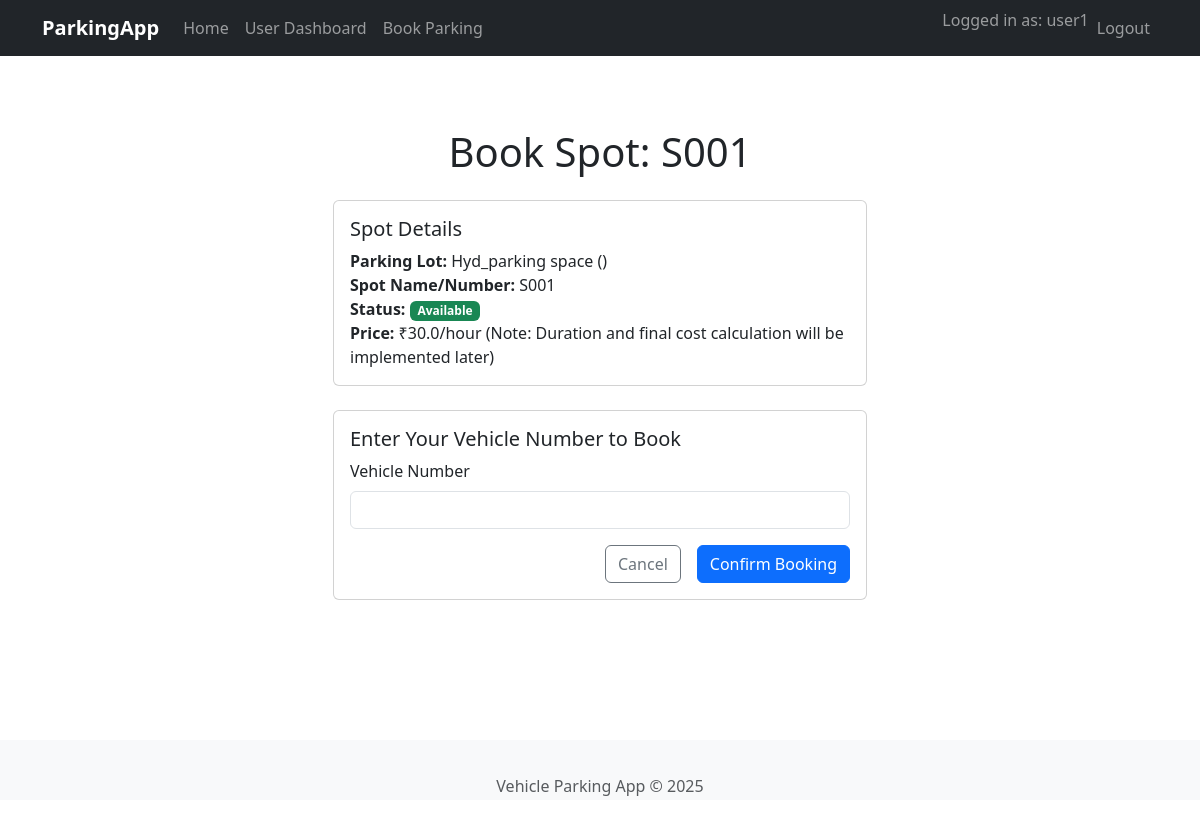
/user/spot/1/book (signed in), run on the app's committed database.
### app/models.py (models this page shows, shortened)
class User(UserMixin, db.Model):
    id = db.Column(db.Integer, primary_key=True)
    username = db.Column(db.String(64), index=True, unique=True, nullable=False)
    email = db.Column(db.String(120), index=True, unique=True, nullable=False)
    password_hash = db.Column(db.String(256), nullable=False)
    is_admin = db.Column(db.Boolean, default=False)
    reservations = db.relationship('Reservation', backref='tenant', lazy='dynamic') # Changed from 'user' to 'tenant'

class ParkingLot(db.Model):
    id = db.Column(db.Integer, primary_key=True)
    name = db.Column(db.String(128), nullable=False, unique=True) # prime_location_name
    address = db.Column(db.String(255))
    pin_code = db.Column(db.String(10))
    price_per_hour = db.Column(db.Float, nullable=False) # Price
    maximum_capacity = db.Column(db.Integer, nullable=False) # maximum_number_of_spots
    spots = db.relationship('ParkingSpot', backref='parking_lot', lazy='dynamic', cascade="all, delete-orphan")

class ParkingSpot(db.Model):
    id = db.Column(db.Integer, primary_key=True)
    spot_number = db.Column(db.String(20), nullable=False) # e.g., A01, B12
    lot_id = db.Column(db.Integer, db.ForeignKey('parking_lot.id'), nullable=False)
    status = db.Column(db.String(1), default='A', nullable=False)  # O=Occupied, A=Available
    reservations = db.relationship('Reservation', backref='parking_spot', lazy='dynamic')
    __table_args__ = (db.UniqueConstraint('lot_id', 'spot_number', name='_lot_spot_uc'),)

### app/user_routes.py (the view, shortened to what this page needs)
@bp.route('/spot/<int:spot_id>/book', methods=['GET', 'POST'])
@login_required
def book_spot(spot_id):
    spot = ParkingSpot.query.get_or_404(spot_id)
    lot = ParkingLot.query.get_or_404(spot.lot_id)
    if current_user.is_admin:
        flash('Admins cannot book spots directly. This page is for user bookings.', 'warning')
        return redirect(url_for('admin_routes.view_spot_details', spot_id=spot.id))
    if spot.status != 'A': # Check status field
        flash(f'Spot {spot.spot_number} in {lot.name} is currently unavailable.', 'danger')
        return redirect(url_for('user_routes.view_lot_spots', lot_id=spot.lot_id))
    form = BookSpotForm()
    return render_template('user/book_spot.html', title=f'Book Spot: {spot.spot_number}', form=form, spot=spot, lot=lot)

### app/forms.py
class BookSpotForm(FlaskForm):
    vehicle_number = StringField('Vehicle Number', validators=[DataRequired(), Length(min=3, max=20)])
    submit = SubmitField('Confirm Booking')

### app/templates/user/book_spot.html (shortened to what this page needs)
{% extends "base.html" %}
{% from "_formhelpers.html" import render_field %}
{% block content %}
<div class="container mt-4">
    <div class="row">
        <div class="col-md-8 offset-md-2 col-lg-6 offset-lg-3">
            <h1 class="mb-4 text-center">{{ title }}</h1>
            <div class="card mb-4">
                <div class="card-body">
                    <h5 class="card-title">Spot Details</h5>
                    <p class="card-text">
                        <strong>Parking Lot:</strong> {{ lot.name }} ({{ lot.location }})
                        <br>
                        <strong>Spot Name/Number:</strong> {{ spot.spot_number }}
                        <br>
                        <strong>Status:</strong>
                        {% if spot.status == 'A' %}
                            <span class="badge bg-success">Available</span>
                        {% else %}
                            <span class="badge bg-danger">Not Available</span>
                        {% endif %}
                        <br>
                        <strong>Price:</strong> ₹{{ lot.price_per_hour }}/hour (Note: Duration and final cost calculation will be implemented later)
                    </p>
                </div>
            </div>
            {% if spot.status == 'A' %}
                <div class="card">
                    <div class="card-body">
                        <h5 class="card-title">Enter Your Vehicle Number to Book</h5>
                        <form method="POST" action="{{ url_for('user_routes.book_spot', spot_id=spot.id) }}" novalidate>
                            <div class="mb-3">
                                {{ render_field(form.vehicle_number, class="form-control") }}
                            </div>
                            <div class="d-grid gap-2 d-md-flex justify-content-md-end">
                                <a href="{{ url_for('user_routes.view_lot_spots', lot_id=spot.lot_id) }}" class="btn btn-outline-secondary me-md-2">Cancel</a>
                                {{ form.submit(class="btn btn-primary") }}
                            </div>
                        </form>
                    </div>
                </div>
            {% endif %}
        </div>
    </div>
</div>
{% endblock %}

### app/templates/base.html (shortened to what this page needs)
<!doctype html>
<html lang="en">
<head>
    {{ bootstrap.load_css() }}
    <link rel="stylesheet" href="{{ url_for('static', filename='css/style.css') }}">
</head>
<body>
    <nav class="navbar navbar-expand-lg navbar-dark bg-dark mb-4">
        <div class="container">
            <a class="navbar-brand" href="{{ url_for('routes.index') }}">ParkingApp</a>
            <div class="collapse navbar-collapse" id="navbarNav">
                <ul class="navbar-nav me-auto mb-2 mb-lg-0">
                    <li class="nav-item">
                        <a class="nav-link" href="{{ url_for('routes.index') }}">Home</a>
                    </li>
                    {% if current_user.is_authenticated %}
                        {% if current_user.is_admin %}
                            <li class="nav-item"><a class="nav-link" href="{{ url_for('admin_routes.dashboard') }}">Admin Dashboard</a></li>
                            <li class="nav-item"><a class="nav-link" href="{{ url_for('admin_routes.list_parking_lots') }}">Manage Lots</a></li>
                            <li class="nav-item"><a class="nav-link" href="{{ url_for('admin_routes.list_users') }}">View Users</a></li>
                        {% else %}
                            <li class="nav-item"><a class="nav-link" href="#">User Dashboard</a></li>
                            <li class="nav-item"><a class="nav-link" href="#">Book Parking</a></li>
                        {% endif %}
                    {% endif %}
                </ul>
                <ul class="navbar-nav ms-auto mb-2 mb-lg-0">
                    {% if current_user.is_authenticated %}
                        <li class="nav-item"><span class="navbar-text">Logged in as: {{ current_user.username }}</span></li>
                        <li class="nav-item"><a class="nav-link" href="{{ url_for('auth.logout') }}">Logout</a></li>
                    {% else %}
                        <li class="nav-item"><a class="nav-link" href="{{ url_for('auth.login') }}">Login</a></li>
                        <li class="nav-item"><a class="nav-link" href="{{ url_for('auth.register') }}">Register</a></li>
                    {% endif %}
                </ul>
            </div>
        </div>
    </nav>
    <main class="container mt-4">
        {% block content %}{% endblock %}
    </main>
    <footer class="footer mt-auto py-3 bg-light">
        <div class="container text-center">
            <span class="text-muted">Vehicle Parking App &copy; {{ datetime.utcnow().year }}</span>
        </div>
    </footer>
</body>
</html>

### app/static/css/style.css (style rules this page uses)
body { padding-top: 0; display: flex; flex-direction: column; min-height: 100vh; }
main { flex: 1; padding-bottom: 60px; }
.footer { width: 100%; height: 60px; line-height: 60px; background-color: #f5f5f5; }
.card-title { font-weight: 500; }
.navbar-brand { font-weight: bold; }

### data on the page
User: username "user1"
ParkingLot: name "Hyd_parking space", price_per_hour "30.0"
ParkingSpot: spot_number "S001"

### other printed values
{{ title }} "Book Spot: S001"
{{ field.label(class="form-label") }} "Vehicle Number"
